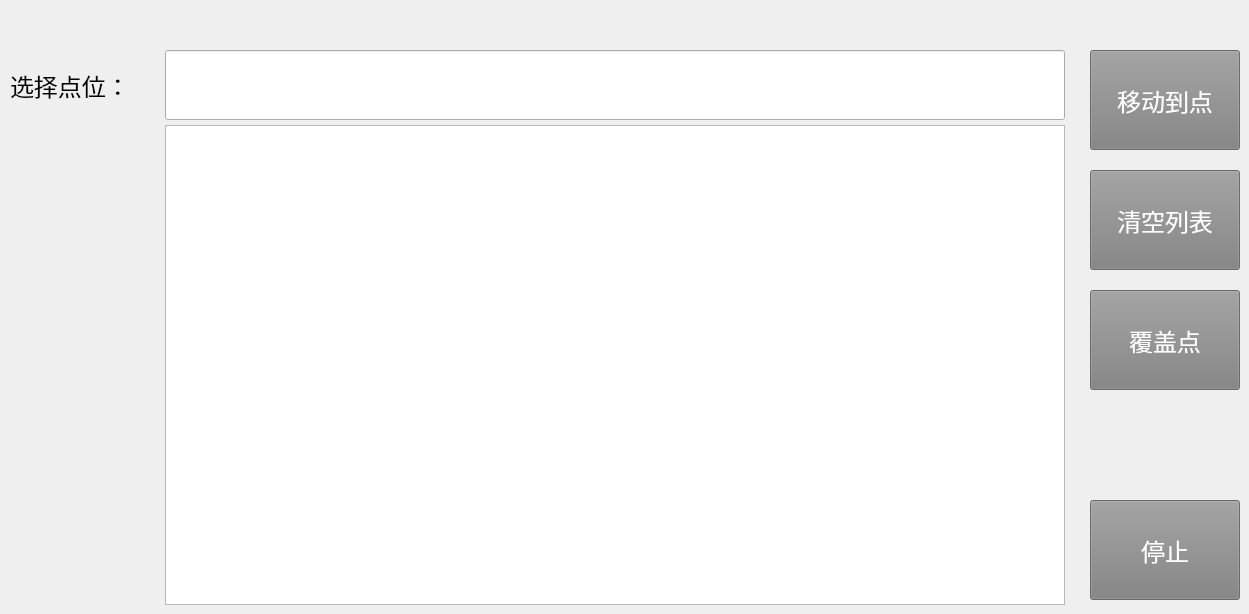
      <widget class="QWidget" name="page_3">
       <property name="accessibleName">
        <string>点位</string>
       </property>
       <widget class="QPushButton" name="btnMoveToPoint">
        <property name="enabled">
         <bool>false</bool>
        </property>
        <property name="geometry">
         <rect>
          <x>1090</x>
          <y>50</y>
          <width>150</width>
          <height>100</height>
         </rect>
        </property>
        <property name="font">
         <font>
          <pointsize>18</pointsize>
         </font>
        </property>
        <property name="styleSheet">
         <string notr="true">background-color: grey;
color: rgb(255, 255, 255);</string>
        </property>
        <property name="text">
         <string>移动到点</string>
        </property>
       </widget>
       <widget class="QListWidget" name="lstHistoryPoint">
        <property name="geometry">
         <rect>
          <x>165</x>
          <y>125</y>
          <width>900</width>
          <height>480</height>
         </rect>
        </property>
        <property name="font">
         <font>
          <pointsize>16</pointsize>
         </font>
        </property>
       </widget>
       <widget class="QLineEdit" name="leHistoryPoint">
        <property name="geometry">
         <rect>
          <x>165</x>
          <y>50</y>
          <width>900</width>
          <height>70</height>
         </rect>
        </property>
        <property name="font">
         <font>
          <pointsize>16</pointsize>
         </font>
        </property>
        <property name="readOnly">
         <bool>true</bool>
        </property>
       </widget>
       <widget class="QLabel" name="lblSelectPoint">
        <property name="geometry">
         <rect>
          <x>10</x>
          <y>50</y>
          <width>141</width>
          <height>70</height>
         </rect>
        </property>
        <property name="font">
         <font>
          <pointsize>18</pointsize>
         </font>
        </property>
        <property name="text">
         <string>选择点位：</string>
        </property>
       </widget>
       <widget class="QPushButton" name="btnStop2">
        <property name="enabled">
         <bool>false</bool>
        </property>
        <property name="geometry">
         <rect>
          <x>1090</x>
          <y>500</y>
          <width>150</width>
          <height>100</height>
         </rect>
        </property>
        <property name="font">
         <font>
          <pointsize>18</pointsize>
         </font>
        </property>
        <property name="styleSheet">
         <string notr="true">background-color: grey;
color: rgb(255, 255, 255);</string>
        </property>
        <property name="text">
         <string>停止</string>
        </property>
       </widget>
       <widget class="QPushButton" name="btnClearHistory">
        <property name="enabled">
         <bool>false</bool>
        </property>
        <property name="geometry">
         <rect>
          <x>1090</x>
          <y>170</y>
          <width>150</width>
          <height>100</height>
         </rect>
        </property>
        <property name="font">
         <font>
          <pointsize>18</pointsize>
         </font>
        </property>
        <property name="styleSheet">
         <string notr="true">background-color: grey;
color: rgb(255, 255, 255);</string>
        </property>
        <property name="text">
         <string>清空列表</string>
        </property>
       </widget>
       <widget class="QPushButton" name="btnCoverPoint">
        <property name="enabled">
         <bool>false</bool>
        </property>
        <property name="geometry">
         <rect>
          <x>1090</x>
          <y>290</y>
          <width>150</width>
          <height>100</height>
         </rect>
        </property>
        <property name="font">
         <font>
          <pointsize>18</pointsize>
         </font>
        </property>
        <property name="styleSheet">
         <string notr="true">background-color: grey;
color: rgb(255, 255, 255);</string>
        </property>
        <property name="text">
         <string>覆盖点</string>
        </property>
       </widget>
      </widget>
